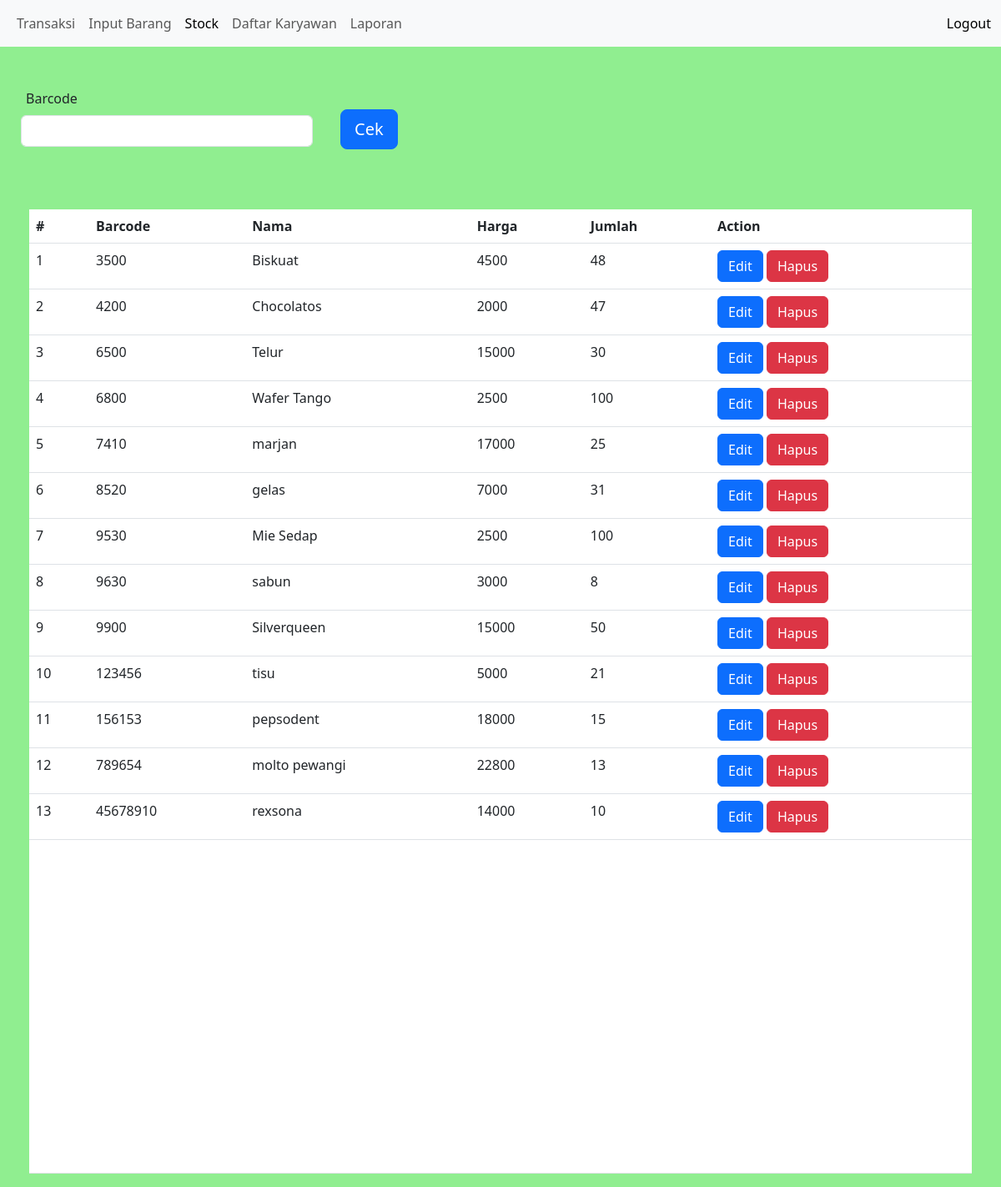
/stock.php (signed in), run on the app's committed database.
### tables this page shows
CREATE TABLE `barang` (
  `id_barang` int(11) NOT NULL,
  `nama` varchar(255) NOT NULL,
  `harga` int(11) NOT NULL,
  `jumlah` int(11) NOT NULL
);

### stock.php (the view, shortened to what this page needs)
<!doctype html>
<html lang="en">
<head>
  <link href="https://cdn.jsdelivr.net/npm/bootstrap@5.3.0-alpha3/dist/css/bootstrap.min.css" rel="stylesheet">
  <link href="style.css" rel="stylesheet">
</head>
<body>
  <nav class="navbar navbar-expand-lg bg-body-tertiary">
    <div class="container-fluid">
      <div class="collapse navbar-collapse" id="navbarText">
        <ul class="navbar-nav me-auto mb-2 mb-lg-0">
          <li class="nav-item">
            <a class="nav-link " href="index.php">Transaksi</a>
          </li>
          <li class="nav-item">
            <a class="nav-link" href="input.php">Input Barang</a>
          </li>
          <li class="nav-item">
            <a class="nav-link active" aria-current="page">Stock</a>
          </li>
          <?php
          if (strtoupper($_SESSION['email']) == "ADMIN") {
            echo '<li class="nav-item">
            <a class="nav-link" href="daftarkaryawan.php">Daftar Karyawan</a>
          </li><br>';
            echo '<li class="nav-item">
          <a class="nav-link" href="riwayatnota.php">Laporan</a>
        </li>';
          }
          ?>
        </ul>
        <span class="navbar-text">
          <a class="nav-link active" aria-current="page" href="con_logout.php">Logout</a>
        </span>
      </div>
    </div>
  </nav>
  <?php
  include "koneksi.php";
  ?>
  <form method="get" action="stock.php">
    <div class="container-fluid">
      <div class="row">
        <div class="col-auto">
          <label for="inputEmail4" class="form-label">Barcode</label>
          <input name="cari" type="number" class="form-control" id="isi-barcode">
        </div>
        <div class="col-auto">
          <button type="submit" class="btn btn-primary btn-lg" id="cek">Cek</button>
        </div>
      </div>
    </div>
  </form>
  <br><br><br>
  <div class="table-container">
    <table class="table" style="background-color: whitesmoke;">
      <thead>
        <tr>
          <th scope="col">#</th>
          <th scope="col">Barcode</th>
          <th scope="col">Nama</th>
          <th scope="col">Harga</th>
          <th scope="col">Jumlah</th>
          <th scope="col" colspan="2">Action</th>
        </tr>
      </thead>
      <tbody>
        <?php
        if (isset($_GET['cari'])) {
          $quary = mysqli_query($connect, "SELECT * FROM barang WHERE id_barang LIKE '%" . $_GET['cari'] . "%'");
        } else {
          $quary = mysqli_query($connect, "SELECT * FROM barang");
        }
        $no = 1;
        while ($data = mysqli_fetch_array($quary)) {
        ?>
          <tr>
            <td> <?php echo $no++ ?> </td>
            <td> <?php echo $data['id_barang']; ?> </td>
            <td> <?php echo $data['nama']; ?> </td>
            <td> <?php echo $data['harga']; ?> </td>
            <td> <?php echo $data['jumlah']; ?> </td>
            <td>
              <a href=edit_stok.php?id=<?php echo $data['id_barang']; ?>><input class="btn btn-primary" type="button" value="Edit"></a>
              <a href=con_hapus.php?id=<?php echo $data['id_barang']; ?>><input class="btn btn-danger" type="button" value="Hapus"></a>
            </td>
          </tr>
        <?php } ?>
      </tbody>
      <tfoot>
        <tr style="background-color: whitesmoke; height:calc(100vh - 400px);">
          <td colspan="6"></td>
        </tr>
      </tfoot>
    </table>
  </div>
</body>
</html>

### style.css (style rules this page uses)
.form-label { margin-left: 19px; margin-top: 50px; font-size: medium; }
#isi-barcode { margin-left: 13px; width: 350px; }

### stock.php (style rules this page uses)
body { background-color: #90EE90; }
#cek { margin-left: 9px; margin-top: 75px; }
.table-container { margin-left: 35px; margin-right: 35px; }

### data on the page
barang: id_barang "3500", nama "Biskuat", harga "4500", jumlah "48"
barang: id_barang "4200", nama "Chocolatos", harga "2000", jumlah "47"
barang: id_barang "6500", nama "Telur", harga "15000", jumlah "30"
barang: id_barang "6800", nama "Wafer Tango", harga "2500", jumlah "100"
barang: id_barang "7410", nama "marjan", harga "17000", jumlah "25"
barang: id_barang "8520", nama "gelas", harga "7000", jumlah "31"
barang: id_barang "9530", nama "Mie Sedap", harga "2500", jumlah "100"
barang: id_barang "9630", nama "sabun", harga "3000", jumlah "8"
barang: id_barang "9900", nama "Silverqueen", harga "15000", jumlah "50"
barang: id_barang "123456", nama "tisu", harga "5000", jumlah "21"
barang: id_barang "156153", nama "pepsodent", harga "18000", jumlah "15"
barang: id_barang "789654", nama "molto pewangi", harga "22800", jumlah "13"
barang: id_barang "45678910", nama "rexsona", harga "14000", jumlah "10"
